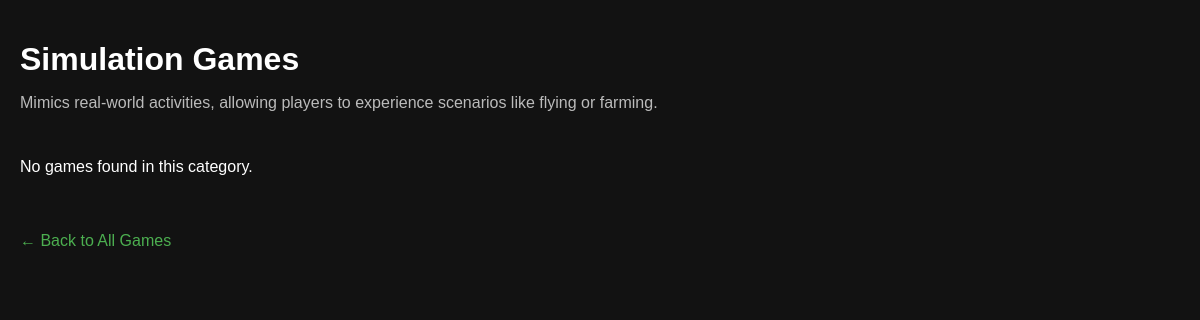
The app's page /category/2/ with its own data.
### main/models.py (models this page shows)
class Category(models.Model):
    name=models.CharField(max_length=100)
    description = models.TextField(blank=True)
    class Meta:
        db_table = 'categories'

### main/views.py (the view)
# urls.py: path('category/<int:category_id>/', views.category_view, name='category-view'),
def category_view(request: HttpRequest, category_id: int):
    category = get_object_or_404(Category, id=category_id)
    games = Game.objects.all()
    category_games = []
    for game in games:
        if game.categories.contains(category):
            category_games.append(game)
    context = {'category': category, 'games': category_games}
    return render(request, "category_view.html", context=context)

### templates/category_view.html (shortened to what this page needs)
{% load static %}
<!DOCTYPE html>
<html lang="en">
<head>
</head>
<body>
    <h1>{{ category.name }} Games</h1>
    {% if category.description %}
        <p class="category-description">
            {{ category.description }}
        </p>
    {% endif %}
    <div class="games-container">
        {% for game in games %}
            <div class="game-card">
                <img src="{{ game.icon_url }}" alt="{{ game.title }} image">
                <h3 class="game-title">{{ game.title }}</h3>
                <p>{{ game.publisher }}</p>
                <p class="game-description">
                    {{ game.description }}
                </p>
                <p class="price">
                    {% if game.price == 0 %}
                        Free
                    {% else %}
                        ${{ game.price|floatformat:2 }}
                    {% endif %}
                </p>
                <a href="{% url 'game' game.id %}" class="view-btn">
                    View Game
                </a>
            </div>
        {% empty %}
            <p>No games found in this category.</p>
        {% endfor %}
    </div>
    <a href="{% url 'games' %}" class="back-link">
        ← Back to All Games
    </a>
</body>
</html>

### templates/category_view.html (style rules this page uses)
body { font-family: Arial, sans-serif; background-color: #121212; color: white; margin: 0; padding: 20px; }
h1 { margin-bottom: 5px; }
.category-description { color: #bbbbbb; margin-bottom: 30px; }
.games-container { display: flex; flex-direction: column; gap: 25px; align-items: flex-start; margin-top: 25px; }
.back-link { display: inline-block; margin-top: 40px; color: #4CAF50; text-decoration: none; }

### records on screen
Category: name "Simulation", description "Mimics real-world activities, allowing players to experience scenarios like flying or farming."
